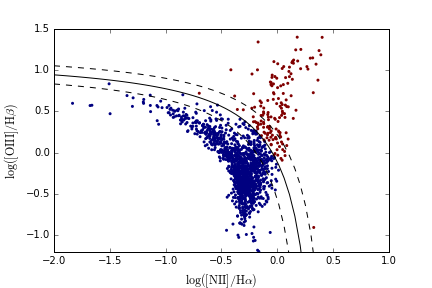

This chart was generated by the following Python code:
# Author: Jake VanderPlas <vanderplas@astro.washington.edu>
# License: BSD
#   The figure is an example from astroML: see http://astroML.github.com
import numpy as np
from matplotlib import pyplot as plt

from astroML.datasets import fetch_sdss_corrected_spectra
from astroML.datasets.tools.sdss_fits import log_OIII_Hb_NII

data = fetch_sdss_corrected_spectra()

i = np.where((data['lineindex_cln'] == 4) | (data['lineindex_cln'] == 5))

plt.scatter(data['log_NII_Ha'][i], data['log_OIII_Hb'][i],
            c=data['lineindex_cln'][i], s=9, lw=0)

NII = np.linspace(-2.0, 0.35)
plt.plot(NII, log_OIII_Hb_NII(NII), '-k')
plt.plot(NII, log_OIII_Hb_NII(NII, 0.1), '--k')
plt.plot(NII, log_OIII_Hb_NII(NII, -0.1), '--k')
plt.xlim(-2.0, 1.0)
plt.ylim(-1.2, 1.5)

plt.xlabel(r'$\mathrm{log([NII]/H\alpha)}$', fontsize='large')
plt.ylabel(r'$\mathrm{log([OIII]/H\beta)}$', fontsize='large')
plt.show()
